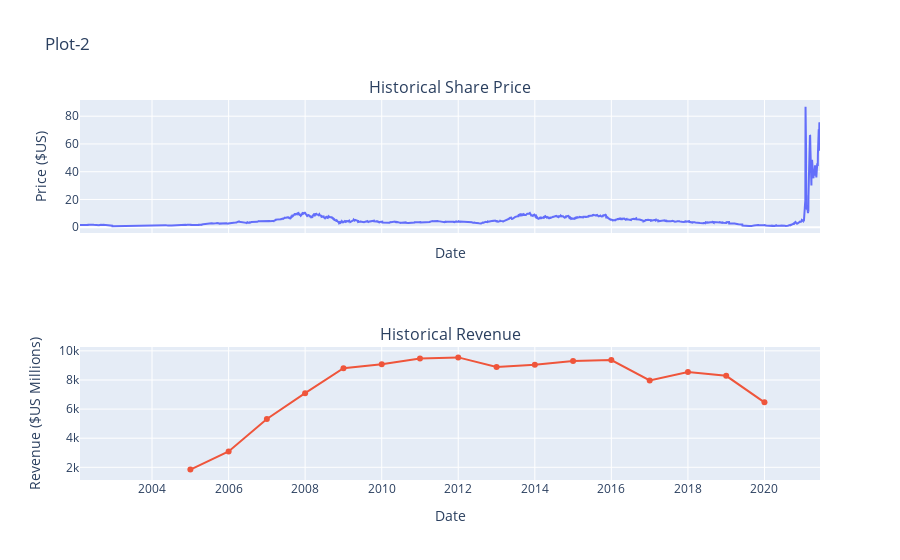

Write notebook code for a chart like this one.
### Markdown cell above
<details><summary>Hint</summary>

```

You just need to invoke the make_graph function with the required parameter to print the graphs.The structure to call the `make_graph` function is `make_graph(gme_data, gme_revenue, 'GameStop')`

```
    
</details>

### Code cell
gme_revenue = gme_revenue.astype({'Revenue': 'float64'})
gme_revenue['Date'] = pd.to_datetime(gme_revenue['Date'], format='%Y')
gme_revenue.dtypes
make_graph(stock_data=gme_data, revenue_data=gme_revenue, stock='Plot-2')

### Figure 1 — Plotly figure (JSON) as saved in the notebook; plotly's stock layout.template omitted (floating-point values rounded to 4 significant figures; data arrays with more than 128 entries replaced by an {"elided": "..."} marker saying what was removed)
{"data": [{"name": "Share Price", "type": "scatter", "x": {"elided": "4867 str values"}, "xaxis": "x", "y": {"elided": "4867 float values"}, "yaxis": "y"}, {"name": "Revenue", "type": "scatter", "x": ["2020-01-01T00:00:00", "2019-01-01T00:00:00", "2018-01-01T00:00:00", "2017-01-01T00:00:00", "2016-01-01T00:00:00", "2015-01-01T00:00:00", "2014-01-01T00:00:00", "2013-01-01T00:00:00", "2012-01-01T00:00:00", "2011-01-01T00:00:00", "2010-01-01T00:00:00", "2009-01-01T00:00:00", "2008-01-01T00:00:00", "2007-01-01T00:00:00", "2006-01-01T00:00:00", "2005-01-01T00:00:00"], "xaxis": "x2", "y": [6466, 8285, 8547, 7965, 9364, 9296, 9040, 8887, 9551, 9474, 9078, 8806, 7094, 5319, 3092, 1843], "yaxis": "y2"}], "layout": {"annotations": [{"font": {"size": 16}, "showarrow": false, "text": "Historical Share Price", "x": 0.5, "xanchor": "center", "xref": "paper", "y": 1.0, "yanchor": "bottom", "yref": "paper"}, {"font": {"size": 16}, "showarrow": false, "text": "Historical Revenue", "x": 0.5, "xanchor": "center", "xref": "paper", "y": 0.35, "yanchor": "bottom", "yref": "paper"}], "autosize": true, "showlegend": false, "title": {"text": "Plot-2"}, "xaxis": {"anchor": "y", "autorange": true, "domain": [0, 1], "matches": "x2", "range": ["2002-02-13", "2021-06-14"], "rangeslider": {"visible": false, "yaxis": {}}, "showticklabels": false, "title": {"text": "Date"}, "type": "date"}, "xaxis2": {"anchor": "y2", "autorange": true, "domain": [0, 1], "range": ["2002-02-13", "2021-06-14"], "title": {"text": "Date"}, "type": "date"}, "yaxis": {"anchor": "x", "autorange": true, "domain": [0.65, 1.0], "range": [-4.152, 91.67], "title": {"text": "Price ($US)"}, "type": "linear"}, "yaxis2": {"anchor": "x2", "autorange": true, "domain": [0, 0.35], "range": [1268.0, 10130.0], "title": {"text": "Revenue ($US Millions)"}, "type": "linear"}}}
